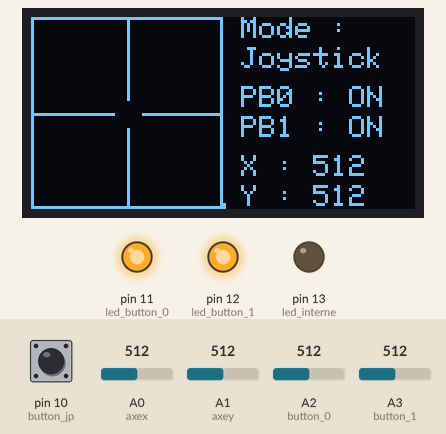
The sketch below on a simulated Arduino Uno, built with avr-gcc and run on an emulated ATmega328P. Parts: 128×64 one-colour display, output pins drawn as LEDs (lit = HIGH). The test bench sets the inputs (shaded band); at power-on: A2 (button_0) = 512, A3 (button_1) = 512, pin 10 (button_jp) LOW, A0 (axex) = 512, A1 (axey) = 512.

Above: at 4.2 s.
4.3 s: A2 (button_0) set to 484
At 5.4 s:
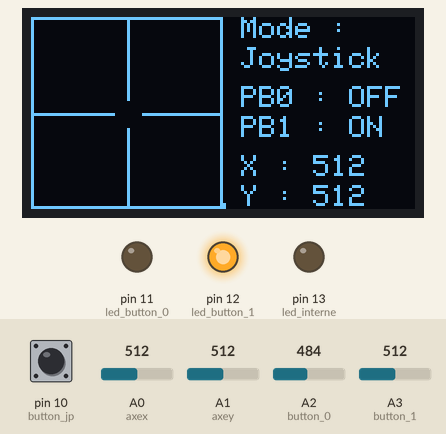
5.8 s: A3 (button_1) set to 486
At 6.2 s:
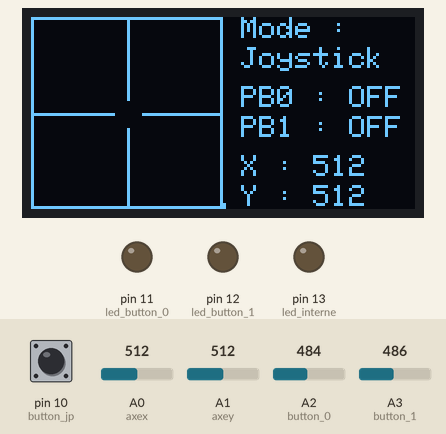
7.3 s: A2 (button_0) set to 510
At 7.9 s:
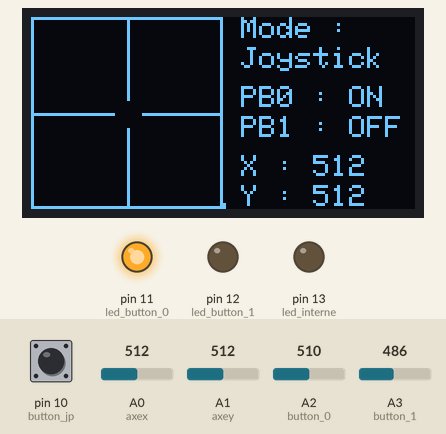
8.8 s: pin 10 (button_jp) pulled HIGH for 0.15 s
At 10.1 s:
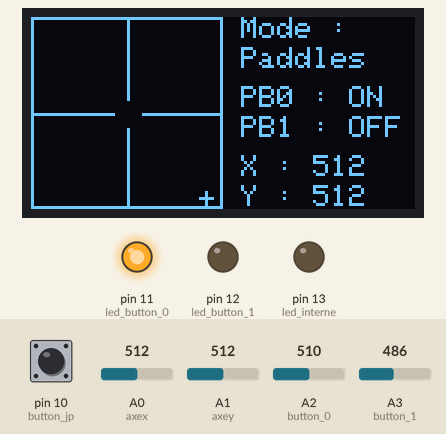
10.5 s: A3 (button_1) set to 510
At 11.7 s:
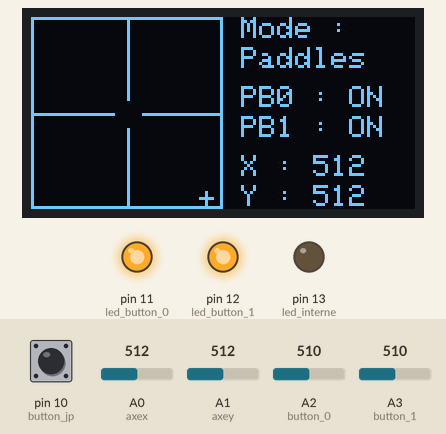
12.0 s: A0 (axex) set to 490
At 12.4 s:
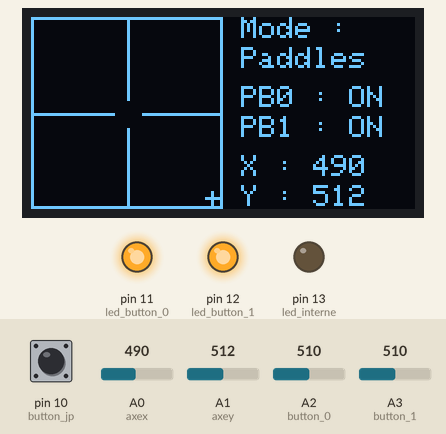
Timing chart, 0 to 14.5 s (numbered marks = the images above; inputs shaded):
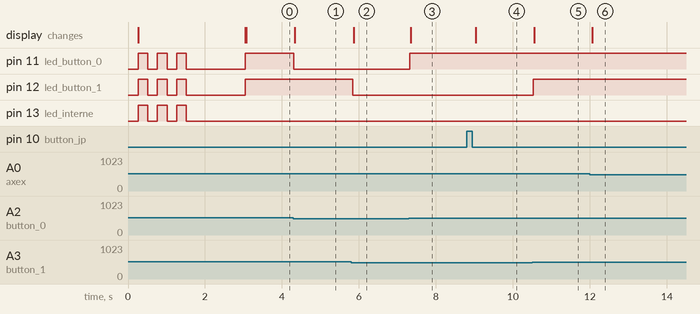

The sketch:

Apple_II_Joystick_Tester_Arduino_Mini_OLED_0.96.ino
```cpp
// ************************************************************
//
// Testeur de joysticks et paddles Apple
//
// Patrice Freney - https://www.freney.net
//
// version 1.3 du 2025/03/26
// v1.3 : correction de la valeur de lecture des boutons (1000 -> 500). Merci à microbmen !
// v1.2 : ajout du clignotement de la led intégrée à la carte au démarrage
// v1.1 : clignotement des deux leds au démarrage afin de vérifier leur bon fonctionnement

// carte Arduino mini
// ecran OLED noir et blanc de 128 x 64 pixels de 0.96 pouces

// branchements des composants :
// SDA de l'écran OLED sur la broche A4 de l'Arduino
// SDK de l'écran OLED sur la broche A5 de l'Arduino

// pour le joystick :
// axe des x sur la broche A0 de l'Arduino
// axe des y sur la broche A1 de l'Arduino
// bouton PB0 sur la broche A2 de l'Arduino
// bouton PB1 sur la broche A3 de l'Arduino

// un bouton Joystick/paddles qui permet de sélectionner soit l'un soit l'autre
// bouton branché sur la broche D10

// deux leds pour la simulation des boutons 0 et 1
// led 1 sur la sortie D11
// led 2 sur la sortie D12

// Arduino Application version 2.3.4
//
// Adafruit_GFX.h version 1.11.1
// Adafruit_SSD1306.h version 2.5.13
// Bounce2 version 2.71
//
// ************************************************************


// ************************************************************
// pour les variables :
//    - ve_ : entier (sauf pour les boucles)
//    - vr_ : reel
//    - vb_ : booleen
//    - vllong_ : long long
//
// ************************************************************


// librairies utilisées
#include <Wire.h>              // communication avec les écrans I2c
#include <Adafruit_GFX.h>      // gestion des écrans, https://github.com/adafruit/Adafruit-GFX-Library
#include <Adafruit_SSD1306.h>  // gestion de l'écran SSD1306, https://github.com/adafruit/Adafruit_SSD1306
#include <Bounce2.h>           // gestion des boutons anti-rebondissement, https://github.com/thomasfredericks/Bounce2

Adafruit_SSD1306 display(128, 64, &Wire, -1);  // déclaration pour un écran SSD1306 connecté à I2C (SDA, SCL)

// Bounce2
Bounce2::Button button = Bounce2::Button();  // INSTANTIATE A Button OBJECT

// déclaration des variables
int ve_button0_valeur;
int ve_button1_valeur;
int ve_buttonjp_valeur;
int ve_axex_valeur;
int ve_axey_valeur;
int ve_curseur_x;
int ve_curseur_y;
bool vb_button_jp_stat_joystick = true;


// désignation des broches utilisées
const byte axex = 0;           // axe horizontal broche A0
const byte axey = 1;           // axe vertical broche A1
const byte button_0 = 2;       // bouton 0 broche A2
const byte button_1 = 3;       // bouton 1 broche A3
#define button_jp 10           // Bounce2 // bouton joystick/paddles broche D10
const byte led_button_0 = 11;  // led 1 broche D11
const byte led_button_1 = 12;  // led 2 broche D12
#define led_interne 13         // led interne à la carte broche D13


void setup() {
  // connexion avec l'écran
  Serial.begin(115200);
  if (!display.begin(SSD1306_SWITCHCAPVCC, 0x3C)) {
    Serial.println(F("SSD1306 allocation failed"));
    for (;;)
      ;
  }

  delay(200);
  display.clearDisplay();
  display.setTextSize(1);       // taille de l'écriture
  display.setTextColor(WHITE);  // écriture blanche, sinon noire par défaut

  // définition des entrées
  pinMode(axex, INPUT);             // axe horizontal
  pinMode(axey, INPUT);             // axe vertical
  pinMode(button_0, INPUT);         // bouton PB0
  pinMode(button_1, INPUT);         // bouton PB1
  button.attach(button_jp, INPUT);  // Bounce2 : USE EXTERNAL PULL-UP

  // gestion des paramètres pour les boutons avec Bounce2
  button.interval(5);           // Bounce2 : DEBOUNCE INTERVAL IN MILLISECONDS
  button.setPressedState(LOW);  // Bounce2 : INDICATE THAT THE LOW STATE CORRESPONDS TO PHYSICALLY PRESSING THE BUTTON

  // définition des sorties
  pinMode(led_button_0, OUTPUT);  // led 1 pour le bouton PB0
  pinMode(led_button_1, OUTPUT);  // led 2 pour le bouton PB1
  pinMode(led_interne, OUTPUT);   // led interne

  // affichage textes bienvenue, rien d'obligatoire
  display.setCursor(1, 10);
  display.print("Testeur de joysticks et paddles Apple ][");
  display.setCursor(1, 40);
  display.print("Patrice Freney");
  display.setCursor(62, 55);
  display.print("v1.3 - 2025");
  display.display();

  fonction_clignotant(3);  // petit clignotant pour montrer que les leds fonctionnent bien au démarrage

  delay(1250);  // ce n'est rien, quelques millisecondes dans une vie… ;-)
  display.clearDisplay();
  display.display();
}

void loop() {
  // lecture des entrées : boutons PB0 et PB1, ainsi que les potentiomètres X et Y
  ve_button0_valeur = analogRead(button_0);
  ve_button1_valeur = analogRead(button_1);
  ve_axex_valeur = analogRead(axex);
  ve_axey_valeur = analogRead(axey);

  display.clearDisplay();                 // effacer l'écran
  display.drawRect(0, 0, 64, 64, WHITE);  // dessin du rectangle de fond

  // dessin des lignes avec une coupure au centre pour voir le curseur en position centrale
  display.drawLine(32, 0, 32, 27, WHITE);   // ligne verticale haute
  display.drawLine(32, 37, 32, 63, WHITE);  // ligne verticale basse
  display.drawLine(0, 32, 27, 32, WHITE);   // ligne horizontale gauche
  display.drawLine(37, 32, 63, 32, WHITE);  // ligne horizontale droite

  // gestion du bouton joystick & paddles
  // affichage du mode
  display.setCursor(70, 0);
  display.print("Mode :");

  button.update();                                             // Bounce2 : UPDATE THE BUTTON, YOU MUST CALL THIS EVERY LOOP
  if (button.pressed()) {                                      // Bounce2
    vb_button_jp_stat_joystick = !vb_button_jp_stat_joystick;  // inversion du mode
  }

  // gestion du curseur
  // les coordonnées ve_curseur_x et ve_curseur_y représentent le centre du curseur en forme de croix

  // calculs des coordonnées du curseur x et y selon le mode Joystick ou paddles.
  // il y a quelques différences et comme les chiffres minimaux ne sont pas les mêmes, le curseur pouvait sortir de l'écran.
  // donc, choix avec le bouton du mode pour les tests.
  if (vb_button_jp_stat_joystick == true) {  // mode joystick, mesures relevées
    ve_curseur_x = map(ve_axex_valeur, 1023, 542, 1, 64);
    ve_curseur_y = map(ve_axey_valeur, 1023, 542, 1, 64);
  } else {  // mode paddles, mesures relevées
    ve_curseur_x = map(ve_axex_valeur, 1023, 460, 1, 64);
    ve_curseur_y = map(ve_axey_valeur, 1023, 480, 1, 64);
  }

  // vérification des valeurs maximales x et y
  // avec certains paddles, les potentiomètres mal calibrés ou défaillants faisaient sortir la croix de l'écran
  if (ve_curseur_x > 64) {  // si pour une raison diverse, le calcul de ve_curseur_x >64, valeur maximale = 64
    ve_curseur_x = 64;
  }
  if (ve_curseur_y > 64) {  // si pour une raison diverse, le calcul de ve_curseur_y  >64, valeur maximale = 64
    ve_curseur_y = 64;
  }

  // dessin du curseur 5x5 pixels
  display.drawLine(ve_curseur_x - 2, ve_curseur_y, ve_curseur_x + 2, ve_curseur_y, WHITE);  // ligne horizontale
  display.drawLine(ve_curseur_x, ve_curseur_y - 2, ve_curseur_x, ve_curseur_y + 2, WHITE);  // ligne verticale

  // afficher les valeurs de positionnement du curseur
  display.setCursor(70, 46);
  display.print("X : ");
  display.print(ve_axex_valeur);

  display.setCursor(70, 56);
  display.print("Y : ");
  display.print(ve_axey_valeur);

  // afficher le statut du mode Joystick ou paddles
  display.setCursor(70, 10);
  if (vb_button_jp_stat_joystick == true) {
    display.print("Joystick");
  } else {
    display.print("Paddles");
  }

  // gestion du bouton 0
  display.setCursor(70, 23);
  display.print("PB0 : ");
  if (ve_button0_valeur < 500) {
    display.print("OFF");
    digitalWrite(led_button_0, LOW);
  } else {
    display.print("ON");
    digitalWrite(led_button_0, HIGH);
  }

  // gestion du bouton 1
  display.setCursor(70, 33);
  display.print("PB1 : ");
  if (ve_button1_valeur < 500) {
    display.print("OFF");
    digitalWrite(led_button_1, LOW);
  } else {
    display.print("ON");
    digitalWrite(led_button_1, HIGH);
  }


  display.display();  // mettre à jour l'affichage
  delay(10);          // petite temporisation

}  // loop


// ************************************************************
// fonctions personnelles
// ************************************************************

// fonctions clignotant
// permet de faire clignoter les leds externes et la led interne
// avec le nombre saisi en paramètre
int fonction_clignotant(int nombre_clignotant) {
  for (int i = 0; i < nombre_clignotant; i++) {
    digitalWrite(led_button_0, HIGH);
    digitalWrite(led_button_1, HIGH);
    digitalWrite(led_interne, HIGH);
    delay(250);
    digitalWrite(led_button_0, LOW);
    digitalWrite(led_button_1, LOW);
    digitalWrite(led_interne, LOW);
    delay(250);
  }
}  // fin fonction fonction_clignotant
```

Measured:
- the behaviour switches between 500 and 499 on A2 (button_0) (found by bisection; images 0 and 1)
- the behaviour switches between 500 and 499 on A3 (button_1) (found by bisection; images 1 and 2)
- after the input at 4.3 s, pin 11 (led_button_0): HIGH → LOW at once; the display: changes at once (image 1)
- after the input at 5.8 s, pin 12 (led_button_1): HIGH → LOW at once; the display: changes after 0.06 s (image 2)
- after the input at 7.3 s, pin 11 (led_button_0): LOW → HIGH at once; the display: changes at once (image 3)
- after the input at 8.8 s, the display: changes after 0.23 s (image 4)
- after the input at 10.5 s, pin 12 (led_button_1): LOW → HIGH at once; the display: changes after 0.05 s (image 5)
- after the input at 12.0 s, the display: changes after 0.07 s (image 6)
